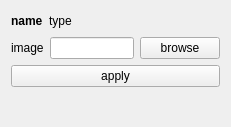
<?xml version="1.0" encoding="UTF-8"?>
<ui version="4.0">
 <class>Form</class>
 <widget class="QWidget" name="Form">
  <property name="geometry">
   <rect>
    <x>0</x>
    <y>0</y>
    <width>231</width>
    <height>127</height>
   </rect>
  </property>
  <property name="windowTitle">
   <string>Form</string>
  </property>
  <layout class="QVBoxLayout" name="verticalLayout">
   <item>
    <layout class="QVBoxLayout" name="verticalLayout_2">
     <item>
      <layout class="QHBoxLayout" name="horizontalLayout_3">
       <item>
        <widget class="QLabel" name="name">
         <property name="font">
          <font>
           <weight>75</weight>
           <bold>true</bold>
          </font>
         </property>
         <property name="text">
          <string>name</string>
         </property>
        </widget>
       </item>
       <item>
        <widget class="QLabel" name="type">
         <property name="font">
          <font>
           <italic>false</italic>
          </font>
         </property>
         <property name="text">
          <string>type</string>
         </property>
        </widget>
       </item>
       <item>
        <spacer name="horizontalSpacer">
         <property name="orientation">
          <enum>Qt::Horizontal</enum>
         </property>
         <property name="sizeHint" stdset="0">
          <size>
           <width>40</width>
           <height>20</height>
          </size>
         </property>
        </spacer>
       </item>
      </layout>
     </item>
     <item>
      <layout class="QHBoxLayout" name="horizontalLayout">
       <item>
        <widget class="QLabel" name="label">
         <property name="text">
          <string>image</string>
         </property>
        </widget>
       </item>
       <item>
        <widget class="QLineEdit" name="path"/>
       </item>
       <item>
        <widget class="QPushButton" name="browse">
         <property name="text">
          <string>browse</string>
         </property>
        </widget>
       </item>
      </layout>
     </item>
     <item>
      <widget class="QPushButton" name="apply">
       <property name="text">
        <string>apply</string>
       </property>
      </widget>
     </item>
     <item>
      <spacer name="verticalSpacer">
       <property name="orientation">
        <enum>Qt::Vertical</enum>
       </property>
       <property name="sizeHint" stdset="0">
        <size>
         <width>20</width>
         <height>40</height>
        </size>
       </property>
      </spacer>
     </item>
    </layout>
   </item>
  </layout>
 </widget>
 <resources/>
 <connections/>
</ui>
